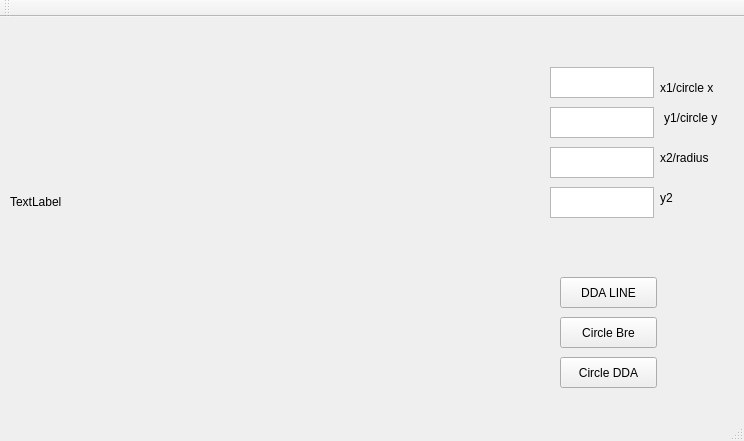
<?xml version="1.0" encoding="UTF-8"?>
<ui version="4.0">
 <class>MainWindow</class>
 <widget class="QMainWindow" name="MainWindow">
  <property name="geometry">
   <rect>
    <x>0</x>
    <y>0</y>
    <width>744</width>
    <height>441</height>
   </rect>
  </property>
  <property name="windowTitle">
   <string>MainWindow</string>
  </property>
  <widget class="QWidget" name="centralWidget">
   <widget class="QPushButton" name="pushButton">
    <property name="geometry">
     <rect>
      <x>560</x>
      <y>300</y>
      <width>97</width>
      <height>31</height>
     </rect>
    </property>
    <property name="text">
     <string>Circle Bre</string>
    </property>
   </widget>
   <widget class="QPushButton" name="pushButton_2">
    <property name="geometry">
     <rect>
      <x>560</x>
      <y>340</y>
      <width>97</width>
      <height>31</height>
     </rect>
    </property>
    <property name="text">
     <string>Circle DDA</string>
    </property>
   </widget>
   <widget class="QPushButton" name="pushButton_3">
    <property name="geometry">
     <rect>
      <x>560</x>
      <y>260</y>
      <width>97</width>
      <height>31</height>
     </rect>
    </property>
    <property name="text">
     <string>DDA LINE</string>
    </property>
   </widget>
   <widget class="QLabel" name="label">
    <property name="geometry">
     <rect>
      <x>10</x>
      <y>10</y>
      <width>500</width>
      <height>350</height>
     </rect>
    </property>
    <property name="text">
     <string>TextLabel</string>
    </property>
   </widget>
   <widget class="QTextEdit" name="textEdit">
    <property name="geometry">
     <rect>
      <x>550</x>
      <y>50</y>
      <width>104</width>
      <height>31</height>
     </rect>
    </property>
   </widget>
   <widget class="QTextEdit" name="textEdit_2">
    <property name="geometry">
     <rect>
      <x>550</x>
      <y>90</y>
      <width>104</width>
      <height>31</height>
     </rect>
    </property>
   </widget>
   <widget class="QTextEdit" name="textEdit_3">
    <property name="geometry">
     <rect>
      <x>550</x>
      <y>130</y>
      <width>104</width>
      <height>31</height>
     </rect>
    </property>
   </widget>
   <widget class="QTextEdit" name="textEdit_4">
    <property name="geometry">
     <rect>
      <x>550</x>
      <y>170</y>
      <width>104</width>
      <height>31</height>
     </rect>
    </property>
   </widget>
   <widget class="QLabel" name="label_2">
    <property name="geometry">
     <rect>
      <x>660</x>
      <y>60</y>
      <width>71</width>
      <height>21</height>
     </rect>
    </property>
    <property name="text">
     <string>x1/circle x</string>
    </property>
   </widget>
   <widget class="QLabel" name="label_3">
    <property name="geometry">
     <rect>
      <x>664</x>
      <y>90</y>
      <width>81</width>
      <height>21</height>
     </rect>
    </property>
    <property name="text">
     <string>y1/circle y</string>
    </property>
   </widget>
   <widget class="QLabel" name="label_4">
    <property name="geometry">
     <rect>
      <x>660</x>
      <y>130</y>
      <width>65</width>
      <height>21</height>
     </rect>
    </property>
    <property name="text">
     <string>x2/radius</string>
    </property>
   </widget>
   <widget class="QLabel" name="label_5">
    <property name="geometry">
     <rect>
      <x>660</x>
      <y>170</y>
      <width>65</width>
      <height>21</height>
     </rect>
    </property>
    <property name="text">
     <string>y2</string>
    </property>
   </widget>
  </widget>
  <widget class="QMenuBar" name="menuBar">
   <property name="geometry">
    <rect>
     <x>0</x>
     <y>0</y>
     <width>744</width>
     <height>27</height>
    </rect>
   </property>
  </widget>
  <widget class="QToolBar" name="mainToolBar">
   <attribute name="toolBarArea">
    <enum>TopToolBarArea</enum>
   </attribute>
   <attribute name="toolBarBreak">
    <bool>false</bool>
   </attribute>
  </widget>
  <widget class="QStatusBar" name="statusBar"/>
 </widget>
 <layoutdefault spacing="6" margin="11"/>
 <resources/>
 <connections/>
</ui>
